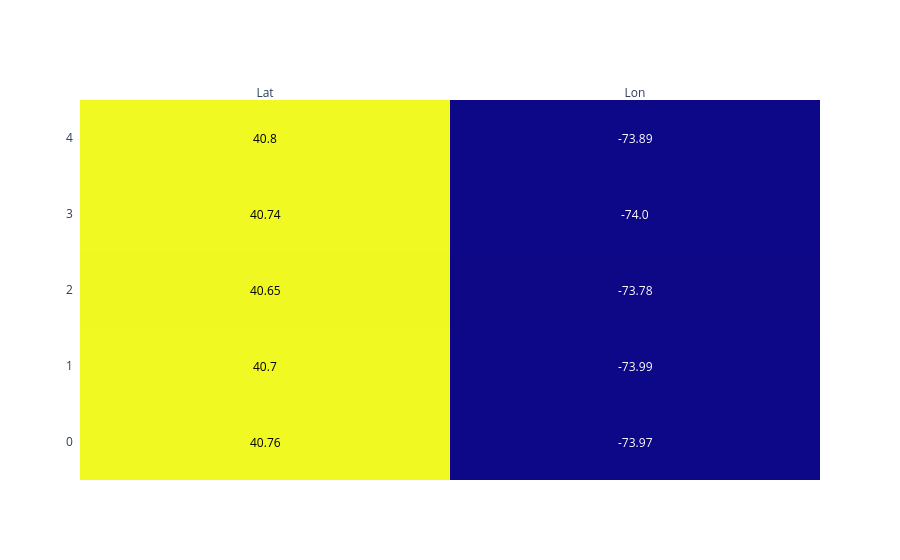

This figure's notebook cell:
### Code cell
# Cluster centers coordinates
# Let's use inverse transform to have the real coordinates
cluster_centers = sc.inverse_transform(kmeans.cluster_centers_)

# Let's get column names to facilita understanding
labels = ['Lat','Lon']

matrix = pd.DataFrame(cluster_centers, columns = labels).round(2)

# Create heatmap with plotly
import plotly.figure_factory as ff

fig = ff.create_annotated_heatmap(matrix.values,
                                  x = matrix.columns.tolist(),
                                  y = matrix.index.tolist())


fig.show()

### Figure 1 — Plotly figure (JSON) as saved in the notebook; plotly's stock layout.template omitted (floating-point values rounded to 4 significant figures)
{"data": [{"colorscale": [[0, "#0d0887"], [0.1111, "#46039f"], [0.2222, "#7201a8"], [0.3333, "#9c179e"], [0.4444, "#bd3786"], [0.5556, "#d8576b"], [0.6667, "#ed7953"], [0.7778, "#fb9f3a"], [0.8889, "#fdca26"], [1, "#f0f921"]], "reversescale": false, "showscale": false, "type": "heatmap", "x": ["Lat", "Lon"], "y": [0, 1, 2, 3, 4], "z": [[40.76, -73.97], [40.7, -73.99], [40.65, -73.78], [40.74, -74.0], [40.8, -73.89]]}], "layout": {"annotations": [{"font": {"color": "#000000"}, "showarrow": false, "text": "40.76", "x": "Lat", "xref": "x", "y": 0, "yref": "y"}, {"font": {"color": "#FFFFFF"}, "showarrow": false, "text": "-73.97", "x": "Lon", "xref": "x", "y": 0, "yref": "y"}, {"font": {"color": "#000000"}, "showarrow": false, "text": "40.7", "x": "Lat", "xref": "x", "y": 1, "yref": "y"}, {"font": {"color": "#FFFFFF"}, "showarrow": false, "text": "-73.99", "x": "Lon", "xref": "x", "y": 1, "yref": "y"}, {"font": {"color": "#000000"}, "showarrow": false, "text": "40.65", "x": "Lat", "xref": "x", "y": 2, "yref": "y"}, {"font": {"color": "#FFFFFF"}, "showarrow": false, "text": "-73.78", "x": "Lon", "xref": "x", "y": 2, "yref": "y"}, {"font": {"color": "#000000"}, "showarrow": false, "text": "40.74", "x": "Lat", "xref": "x", "y": 3, "yref": "y"}, {"font": {"color": "#FFFFFF"}, "showarrow": false, "text": "-74.0", "x": "Lon", "xref": "x", "y": 3, "yref": "y"}, {"font": {"color": "#000000"}, "showarrow": false, "text": "40.8", "x": "Lat", "xref": "x", "y": 4, "yref": "y"}, {"font": {"color": "#FFFFFF"}, "showarrow": false, "text": "-73.89", "x": "Lon", "xref": "x", "y": 4, "yref": "y"}], "xaxis": {"dtick": 1, "gridcolor": "rgb(0, 0, 0)", "side": "top", "ticks": ""}, "yaxis": {"dtick": 1, "ticks": "", "ticksuffix": "  "}}}
